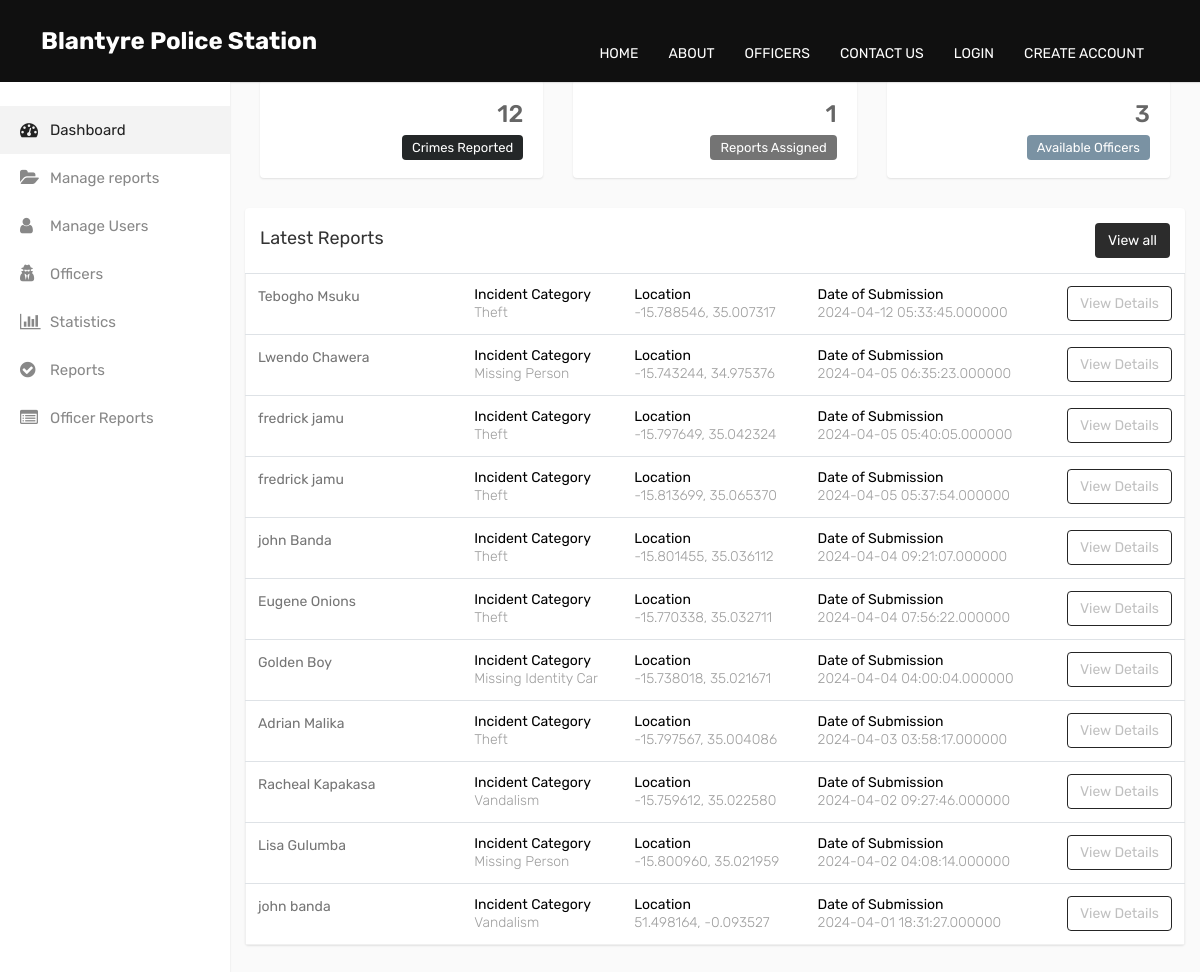
The page /Admin_Side.php on the database its author committed.
### tables this page shows
CREATE TABLE IF NOT EXISTS `crimereports` (
  `ID` int NOT NULL AUTO_INCREMENT,
  `UserID` int NOT NULL,
  `First_Name` varchar(70) NOT NULL,
  `Last_Name` varchar(70) NOT NULL,
  `Incident_Category` varchar(20) NOT NULL,
  `SubmittedDate` timestamp(6) NOT NULL,
  `WitnessedDate` date NOT NULL,
  `Description` varchar(255) NOT NULL,
  `People_Involved` int NOT NULL,
  `If_Affected` int NOT NULL,
  `Multimedia` varchar(255) NOT NULL,
  `Location` varchar(200) NOT NULL,
  PRIMARY KEY (`ID`)
);

### Admin_Side.php (the view, shortened to what this page needs)
<!DOCTYPE html>
<html lang="en">
<head>
    <link href="css/bootstrap.css" rel="stylesheet" />
    <link href="css/style.css" rel="stylesheet" />
    <link rel="stylesheet" type="text/css" href="css/bootstrap2.min.css">
    <link rel="stylesheet" type="text/css" href="css/style2.css">
</head>
<body>
    <header class="header_section">
    <?php
    require_once'nvbr.php';
    ?>
    </header>
    <div class="main-wrapper">
        <?php
        require_once 'side-bar.php';
        ?>
        <div class="page-wrapper">
            <div class="content">
                <div class="row">
                <div class="col-md-6 col-lg-6 col-xl-4">
                    <div class="dash-widget">
                        <div class="dash-widget-info text-right">
                        <?php
                            require_once 'DatabaseConn.php';
                            $query_total_crimes = "SELECT COUNT(*) AS total_crimes FROM crimereports";
                            $stmt_total_crimes = $conn->prepare($query_total_crimes);
                            $stmt_total_crimes->execute();
                            $result_total_crimes = $stmt_total_crimes->get_result();
                            if ($result_total_crimes->num_rows > 0) {
                                $total_crimes = $result_total_crimes->fetch_assoc()['total_crimes'];
                                echo '<h3>' . $total_crimes . '</h3>';
                            } else {
                                echo '<h3>0</h3>';
                            }
                        ?>
                            <span class="widget-title1">Crimes Reported</span>
                        </div>
                    </div>
                </div>
                    <div class="col-md-6 col-lg-6 col-xl-4">
                        <div class="dash-widget">
                            <div class="dash-widget-info text-right">
                            <?php
                                require_once 'DatabaseConn.php';
                                $query_total_crimes = "SELECT COUNT(*) AS assigned_reports FROM assignments";
                                $stmt_total_officers = $conn->prepare($query_total_crimes);
                                $stmt_total_officers->execute();
                                $result_total_officers = $stmt_total_officers->get_result();
                                if ($result_total_officers->num_rows > 0) {
                                    $total_officers = $result_total_officers->fetch_assoc()['assigned_reports'];
                                    echo '<h3>' . $total_officers . '</h3>';
                                } else {
                                    echo '<h3>0</h3>';
                                }
                            ?>
                                <span class="widget-title2">Reports Assigned</span>
                            </div>
                        </div>
                    </div>
                    <div class="col-md-6 col-lg-6 col-xl-4">
                        <div class="dash-widget">
                            <div class="dash-widget-info text-right">
                                <?php
                                    require_once 'DatabaseConn.php';
                                    $query_total_crimes = "SELECT COUNT(*) AS total_officers FROM admindetails WHERE Role='officer'";
                                    $stmt_total_officers = $conn->prepare($query_total_crimes);
                                    $stmt_total_officers->execute();
                                    $result_total_officers = $stmt_total_officers->get_result();
                                    if ($result_total_officers->num_rows > 0) {
                                        $total_officers = $result_total_officers->fetch_assoc()['total_officers'];
                                        echo '<h3>' . $total_officers . '</h3>';
                                    } else {
                                        echo '<h3>0</h3>';
                                    }
                                ?>
                                <span class="widget-title3">Available Officers</span>
                            </div>
                        </div>
                    </div>
                </div>
				<div class="row">
					<div class="main-card-thing">
						<div class="card">
							<div class="card-header">
								<h4 class="card-title d-inline-block">Latest Reports</h4> <a href="View_Reports.php" class="btn btn-primary float-right">View all</a>
							</div>
							<div class="card-body p-0">
								<div class="table-responsive">
									<table class="table mb-0">
										<tbody>
                                        <?php
                        require_once 'DatabaseConn.php';
                        $query = "SELECT *
                        FROM crimereports
                        WHERE ID
                        NOT IN (SELECT ReportID FROM assignments)
                        ORDER BY ID desc";
                    $stmt = $conn->prepare($query);
                    $stmt->execute();
                    $result = $stmt->get_result();
                    if ($result->num_rows > 0) {
                        $incident_reports = $result->fetch_all(MYSQLI_ASSOC);
                        foreach ($incident_reports as $incident_report) {
                            echo '<tr>';
                            echo '<td style="min-width: 200px;">';
                            echo '<h2><a href="Manage_Users.php">' . $incident_report['First_Name'] . ' ' . $incident_report['Last_Name'] .'</a></h2>';
                            echo '</td>';
                            echo '<td>';
                            echo '<h5 class="time-title p-0">Incident Category</h5>';
                            echo '<p>' . $incident_report['Incident_Category'] . '</p>';
                            echo '</td>';
                            echo '<td>';
                            echo '<h5 class="time-title p-0">Location</h5>';
                            echo '<p>' . $incident_report['Location'] . '</p>';
                            echo '</td>';
                            echo '<td>';
                            echo '<h5 class="time-title p-0">Date of Submission</h5>';
                            echo '<p>' . $incident_report['SubmittedDate'] . '</p>';
                            echo '</td>';
                            echo '<td class="text-right">';
                            echo '<a href="report_details.php?report_id=' . $incident_report['ID'] . '" class="btn btn-outline-primary take-btn">View Details</a>';
                            echo '</td>';
                            echo '</tr>';
                        }
                    } else {
                        echo '<p class="no_review">No Reports available at the moment.</p>';
                    }
                    ?>
										</tbody>
									</table>
								</div>
							</div>
						</div>
					</div>
				</div>
            </div>
        </div>
    </div>
</body>
</html>

### css/style.css (style rules this page uses)
body { font-family: 'Rubik', sans-serif; color: #0c0c0c; background-color: #ffffff; }
.header_section { padding: 0; }
a, a:focus { text-decoration: none; }
.btn, .btn:focus { outline: none !important; -webkit-box-shadow: none; box-shadow: none; }

### css/style2.css (style rules this page uses)
html { height: 100%; }
body { font-family: 'Rubik', sans-serif; font-size: 0.875rem; color: #666; background-color: #fafafa; overflow-x: hidden; height: 100%; }
h1, h2, h3, h4, h5, h6 { margin-top: 0; }
h2, .h2 { font-size: 1.875rem; }
h3, .h3 { font-size: 1.5rem; }
h4, .h4 { font-size: 1.125rem; }
h5, .h5 { font-size: 0.875rem; }
a { color: #009ce7; }
input, button, a { transition: all 0.4s ease; -moz-transition: all 0.4s ease; -o-transition: all 0.4s ease; -ms-transition: all 0.4s ease; -webkit-transition: all 0.4s ease; }
.table { color: #000; border: 1px solid #f0f0f0; }
.table > tbody > tr > td { font-weight: 300; }
table.table td h2 { display: inline-block; font-size: inherit; font-weight: 400; margin: 0; padding: 0; vertical-align: middle; }
table.table td h2 a { color: #757575; }
.card-title { color: #333; font-size: 16px; margin-bottom: 20px; }
.btn { font-size: 0.875rem; }
.btn-primary { border-color: transparent; background-color: #2c2c2c; }
.btn-outline-primary { border-color: #252525; color: #c0c0c0; }
.card { margin-bottom: 30px; box-shadow: 0 1px 2px 0 rgba(0, 0, 0, 0.1); border: 0; }
.card-title { margin-bottom: 1.125rem; }
.card .card-header { background-color: rgba(255, 255, 255, 0.1); border: 0 none; font-size: 16px; line-height: 30px; padding: 15px; }
.card .card-header .card-title { font-size: 18px; font-weight: 400; line-height: 20px; margin: 0; padding: 5px 0; }
.table h5 { font-size: 14px; font-weight: 400; line-height: 18px; margin-bottom: 0; vertical-align: middle; }
.table h5 + p { color: #9e9e9e; font-size: 14px; line-height: 18px; margin-bottom: 0; }
.page-wrapper { left: 0; margin-left: 230px; padding-top: 50px; position: relative; -webkit-transition: all 0.4s ease; -moz-transition: all 0.4s ease; transition: all 0.4s ease; }
.page-wrapper > .content { padding: 30px; }
.dash-widget { background-color: #fff; border-radius: 4px; margin-bottom: 30px; padding: 20px; position: relative; box-shadow: 0 1px 2px 0 rgba(0, 0, 0, 0.1); }
.dash-widget-info > h3 { font-size: 24px; font-weight: 500; margin-bottom: 0.5rem; }
.dash-widget-info > span.widget-title1 { background: #242728; color: #fff; padding: 5px 10px; border-radius: 4px; font-size: 13px; }
.dash-widget-info > span.widget-title2 { background: #747474; color: #fff; padding: 5px 10px; border-radius: 4px; font-size: 13px; }
.dash-widget-info > span.widget-title3 { background: #7a92a3; color: #fff; padding: 5px 10px; border-radius: 4px; font-size: 13px; }
.take-btn { min-width: 80px; }

### rows shown on the page
crimereports: First_Name "Tebogho", Last_Name "Msuku", Incident_Category "Theft", Location "-15.788546, 35.007317", SubmittedDate "2024-04-12 05:33:45.000000"
crimereports: First_Name "Lwendo", Last_Name "Chawera", Incident_Category "Missing Person", Location "-15.743244, 34.975376", SubmittedDate "2024-04-05 06:35:23.000000"
crimereports: First_Name "fredrick", Last_Name "jamu", Incident_Category "Theft", Location "-15.797649, 35.042324", SubmittedDate "2024-04-05 05:40:05.000000"
crimereports: First_Name "fredrick", Last_Name "jamu", Incident_Category "Theft", Location "-15.813699, 35.065370", SubmittedDate "2024-04-05 05:37:54.000000"
crimereports: First_Name "john", Last_Name "Banda", Incident_Category "Theft", Location "-15.801455, 35.036112", SubmittedDate "2024-04-04 09:21:07.000000"
crimereports: First_Name "Eugene", Last_Name "Onions", Incident_Category "Theft", Location "-15.770338, 35.032711", SubmittedDate "2024-04-04 07:56:22.000000"
crimereports: First_Name "Golden", Last_Name "Boy", Incident_Category "Missing Identity Car", Location "-15.738018, 35.021671", SubmittedDate "2024-04-04 04:00:04.000000"
crimereports: First_Name "Adrian", Last_Name "Malika", Incident_Category "Theft", Location "-15.797567, 35.004086", SubmittedDate "2024-04-03 03:58:17.000000"
crimereports: First_Name "Racheal", Last_Name "Kapakasa", Incident_Category "Vandalism", Location "-15.759612, 35.022580", SubmittedDate "2024-04-02 09:27:46.000000"
crimereports: First_Name "Lisa", Last_Name "Gulumba", Incident_Category "Missing Person", Location "-15.800960, 35.021959", SubmittedDate "2024-04-02 04:08:14.000000"
crimereports: First_Name "john", Last_Name "banda", Incident_Category "Vandalism", Location "51.498164, -0.093527", SubmittedDate "2024-04-01 18:31:27.000000"

### other values the page prints
$total_crimes "12"
$total_officers "1"
$total_officers "3"
